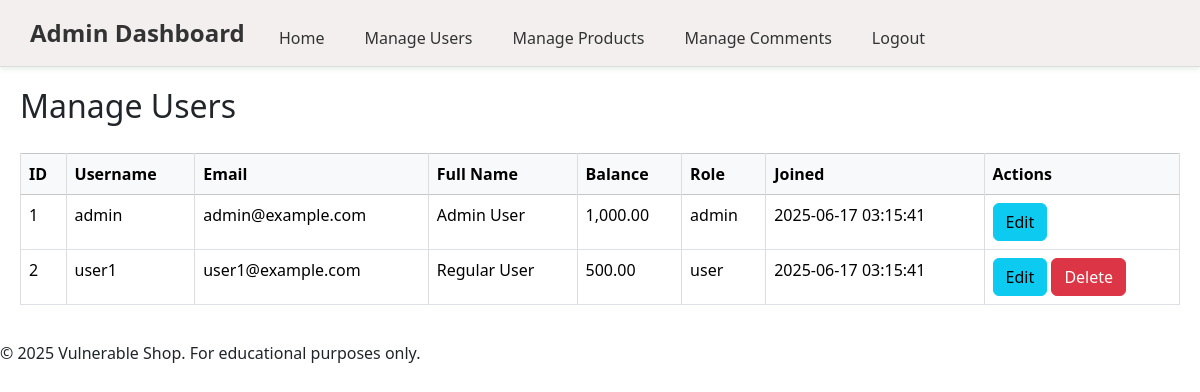
/admin/manage_users.php (signed in), run on the app's committed database.
### tables this page shows
CREATE TABLE users (
    id INT PRIMARY KEY AUTO_INCREMENT,
    username VARCHAR(50) UNIQUE NOT NULL,
    email VARCHAR(100) UNIQUE NOT NULL,
    password VARCHAR(255) NOT NULL,
    full_name VARCHAR(100),
    avatar VARCHAR(255),
    role ENUM('user', 'admin') DEFAULT 'user',
    balance DECIMAL(10,2) DEFAULT 0.00,
    created_at TIMESTAMP DEFAULT CURRENT_TIMESTAMP
);

### admin/manage_users.php (the view, shortened to what this page needs)
<?php
require_once '../config/database.php';
$sql = "SELECT id, username, email, full_name, balance, role, created_at FROM users ORDER BY id ASC";
$users = $pdo->query($sql)->fetchAll(PDO::FETCH_ASSOC);
?>
<!DOCTYPE html>
<html lang="en">
<head>
    <link rel="stylesheet" href="<?php echo BASE_URL; ?>assets/css/style.css">
    <link rel="stylesheet" href="<?php echo BASE_URL; ?>assets/css/edit_user.css">
    <link href="https://cdn.jsdelivr.net/npm/bootstrap@5.3.3/dist/css/bootstrap.min.css" rel="stylesheet">
</head>
<header class="site-header">
    <div class="logo">
        <a href="<?php echo BASE_URL; ?>admin/index.php">Admin Dashboard</a>
    </div>
    <nav class="main-nav">
            <ul>
                <li><a href="<?php echo BASE_URL; ?>">Home</a></li>
                <li><a href="<?php echo BASE_URL; ?>admin/manage_users.php">Manage Users</a></li>
                <li><a href="<?php echo BASE_URL; ?>admin/manage_products.php">Manage Products</a></li>
                <li><a href="<?php echo BASE_URL; ?>admin/manage_comments.php">Manage Comments</a></li>
                <li><a href="<?php echo BASE_URL; ?>auth/logout.php" >Logout</a></li>
            </ul>
    </nav>
    </header>
    <main>
    <h2>Manage Users</h2>
    <div class="table-responsive">
        <table class="table table-bordered table-hover">
        <thead class="table-light">
            <tr>
                <th>ID</th>
                <th>Username</th>
                <th>Email</th>
                <th>Full Name</th>
                <th>Balance</th>
                <th>Role</th>
                <th>Joined</th>
                <th>Actions</th>
            </tr>
        </thead>
        <?php foreach ($users as $user): ?>
            <tr>
                <td><?php echo $user['id']; ?></td>
                <td><?php echo htmlspecialchars($user['username'], ENT_QUOTES, 'UTF-8'); ?></td>
                <td><?php echo htmlspecialchars($user['email'], ENT_QUOTES, 'UTF-8'); ?></td>
                <td><?php echo htmlspecialchars($user['full_name'] ?: 'Not set', ENT_QUOTES, 'UTF-8'); ?></td>
                <td><?php echo number_format($user['balance'], 2); ?></td>
                <td><?php echo htmlspecialchars($user['role'], ENT_QUOTES, 'UTF-8'); ?></td>
                <td><?php echo $user['created_at']; ?></td>
                <td>
                    <button onclick="editUser(<?php echo $user['id']; ?>, '<?php echo htmlspecialchars($user['email'], ENT_QUOTES, 'UTF-8'); ?>', '<?php echo htmlspecialchars($user['full_name'] ?: '', ENT_QUOTES, 'UTF-8'); ?>','<?php echo htmlspecialchars($user['balance'], ENT_QUOTES, 'UTF-8'); ?>', '<?php echo $user['role']; ?>')" class="btn btn-info">Edit</button>
                    <?php if ($user['id'] !== $_SESSION['user_id']): ?>
                        <button class="btn btn-danger" onclick="if(confirm('Are you sure you want to delete this user?')){window.location.href='<?php echo BASE_URL; ?>admin/manage_users.php?action=delete&id=<?php echo $user['id']; ?>';}">Delete</button>
                    <?php endif; ?>
                </td>
            </tr>
        <?php endforeach; ?>
    </table>
    </div>
</main>
</html>
<?php
require_once '../includes/footer.php';
?>

### assets/css/style.css (style rules this page uses)
* { margin: 0; padding: 0; box-sizing: border-box; }
.site-header { background-color: #f3efef; padding: 15px 30px; border-bottom: 1px solid #ddd; box-shadow: 0 2px 5px rgba(2, 86, 33, 0.1); position: sticky; top: 0; z-index: 100; }
.site-header .logo { display: inline-block; margin-right: 20px; }
.site-header .logo a { color: #333; font-size: 24px; font-weight: bold; text-decoration: none; }
.main-nav { display: inline-block; vertical-align: middle; }
.main-nav ul { list-style: none; padding: 0; margin: 0; display: flex; gap: 20px; }
.main-nav a { text-decoration: none; color: #333; padding: 5px 10px; border-radius: 4px; transition: all 0.3s ease; }
main { max-width: 1200px; margin: 20px auto; padding: 0 20px; }
.table-responsive { overflow-x: auto; }
.table { width: 100%; border-collapse: collapse; margin: 20px 0; background: #fff; }
.table th, .table td { padding: 12px; border: 1px solid #ddd; text-align: left; }
.table th { background: #f8f9fa; font-weight: bold; }

### data on the page
users: id "1", username "admin", email "admin@example.com", full_name "Admin User", balance "1,000.00", role "admin", created_at "2025-06-17 03:15:41"
users: id "2", username "user1", email "user1@example.com", full_name "Regular User", balance "500.00", role "user", created_at "2025-06-17 03:15:41"
